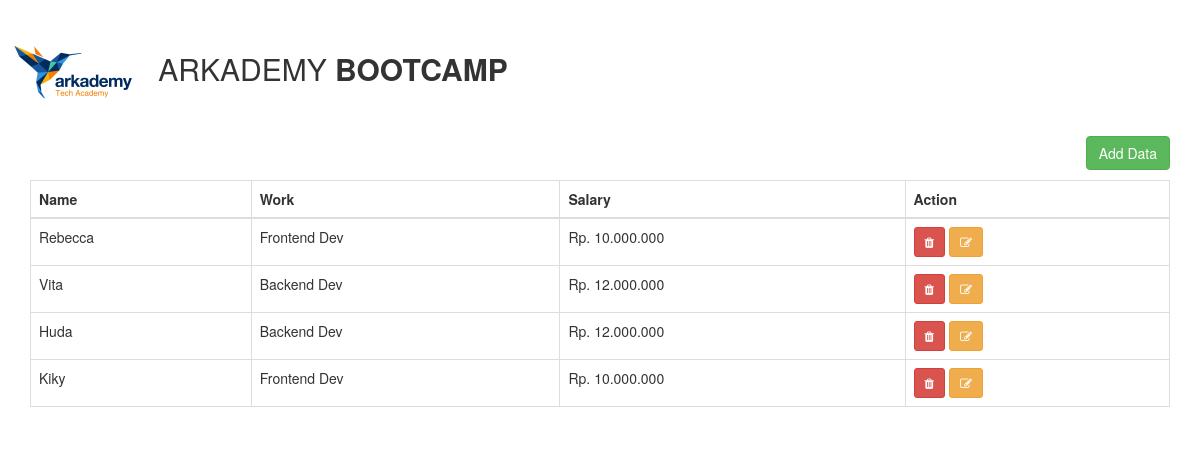
The page /Soalno7/Poin_C/index.php on the database its author committed.
### tables this page shows
CREATE TABLE `tb_name` (
  `id` int(20) NOT NULL,
  `name` varchar(50) NOT NULL,
  `id_work` int(20) NOT NULL,
  `id_salary` int(20) NOT NULL
);

CREATE TABLE `tb_work` (
  `id` int(20) NOT NULL,
  `name` varchar(50) NOT NULL,
  `id_salary` int(20) NOT NULL
);

CREATE TABLE `tb_salary` (
  `id` int(20) NOT NULL,
  `salary` varchar(50) NOT NULL
);

### Soalno7/Poin_C/index.php (the view, shortened to what this page needs)
<!doctype html>
<html lang="en">
<head>
<link href="css/bootstrap.css" rel="stylesheet">
<link rel="stylesheet" href="https://cdnjs.cloudflare.com/ajax/libs/font-awesome/4.7.0/css/font-awesome.min.css">
</head>
<body>
    <div class="page-title">
        <div class="row">
            <div class="col-sm-6">
                <h2><img src="logo/logo.png"> ARKADEMY <b>BOOTCAMP</b></h2>
            </div>
        </div>
    </div>
<div class="container">
  <p align="right"><a href="#" class="btn btn-success" data-target="#ModalAdd" data-toggle="modal">Add Data</a></p>
<table id="mytable" class="table table-bordered">
    <thead>
      <th>Name</th>
      <th>Work</th>
      <th>Salary</th>
      <th>Action</th>
    </thead>
<?php
  include "koneksi.php";
  $sql="SELECT tb_name.id,tb_name.name, tb_work.name, tb_salary.salary FROM tb_name LEFT JOIN (tb_work, tb_salary) ON (tb_work.id=tb_name.id_work AND tb_salary.id=tb_name.id_salary) WHERE 1";
  $modal=mysqli_query($koneksi,$sql);
  while($r=mysqli_fetch_array($modal)){
?>
  <tr>
      <td><?php echo $r[1] ?></td>
      <td><?php echo $r[2] ?></td>
      <td>Rp. <?php echo number_format($r[3],0,',','.') ?></td>
      <td>
         <a href="#" onclick="confirm_modal('proses_delete.php?modal_id=<?php echo  $r[0]; ?>&&nama=<?php echo $r[1] ?>');"><button class="btn btn-danger btn-sm"><i class="fa fa-trash" aria-hidden="true"></i></button></a>
          <a href="#" class='open_modal' id='<?php echo  $r[0]; ?>'>
         <button class="btn btn-warning btn-sm"><i class="fa fa-pencil-square-o" aria-hidden="true"></i></button>
         </a>
      </td>
  </tr>
<?php
}
?>
</table>
</div>
<?php
  if(!empty($_GET['msg']) && $_GET['msg']==1)
  {
?>
<script type="text/javascript">
  swal("Data <?php echo $_GET['nama']; ?> Berhasil Ditambahkan", "Klik OK", "success");
</script>
<?php
}
elseif(!empty($_GET['msg']) && $_GET['msg']==2)
{
?>
<script type="text/javascript">
  swal("Data  <?php echo $_GET['nama']; ?> Berhasil Ubah", "Klik OK", "success");
</script>
<?php
}
elseif(!empty($_GET['msg']) && $_GET['msg']==3)
{
?>
<script type="text/javascript">
  swal("Data  <?php echo $_GET['nama']; ?> Berhasil Hapus", "Klik OK", "success");
</script>
<?php
}
else
{
  return 0;
}
?>

### rows shown on the page
tb_name: name "Rebecca", id_work.name "Frontend Dev", id_salary.salary "10.000.000"
tb_name: name "Vita", id_work.name "Backend Dev", id_salary.salary "12.000.000"
tb_name: name "Huda", id_work.name "Backend Dev", id_salary.salary "12.000.000"
tb_name: name "Kiky", id_work.name "Frontend Dev", id_salary.salary "10.000.000"
